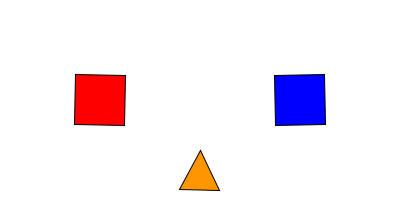
Frame 1 (no input)
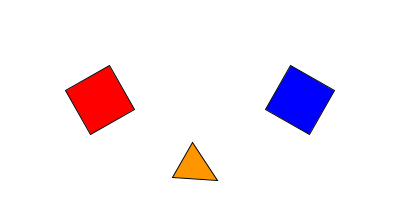
Frame 60 (the mouse pressed at the canvas centre just before this capture)
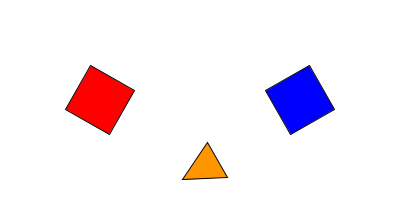
Frame 120 (the mouse held since frame 60 and released just before this capture)

The Processing sketch that drew these frames (run headless with seeded random() and noise(); from frame 60 on, the mouse is pressed at the canvas centre):

// Processing sketch: sketch_250430b
// ── sketch_250430b.pde
void setup() {
  size(400, 200);         // ウィンドウサイズを幅400、高さ200に設定
  rectMode(CENTER);       // 四角形の描画モードを中心基準に設定
}

void draw() {
  background(255);        // 背景を白にリセット（毎フレーム）

  // ----------- 最初の四角形を描画 -----------
  pushMatrix();                    // 座標変換を保存
  translate(100, 100);             // (100, 100) に移動
  rotate(radians(frameCount));     // 毎フレーム右回りに回転
  fill(255, 0, 0);                 // 赤い四角
  rect(0, 0, 50, 50);
  popMatrix();                     // 変換をリセット

  // ----------- 2つ目の四角形を正しく描画 -----------
  pushMatrix();                    // 変換を保存
  translate(300, 100);             // 別の場所へ移動
  rotate(radians(-frameCount));    // 反対方向に回転
  fill(0, 0, 255);                 // 青い四角
  rect(0, 0, 50, 50);
  popMatrix();                     // 後続への影響をなくす

  // ----------- 追加: オレンジの三角形を描画 -----------
  pushMatrix();
  translate(200, 170);             // 下部中央に配置
  rotate(radians(frameCount * 2)); // より速く回転させる
  fill(255, 150, 0);
  triangle(-20, 20, 0, -20, 20, 20);
  popMatrix();
}
